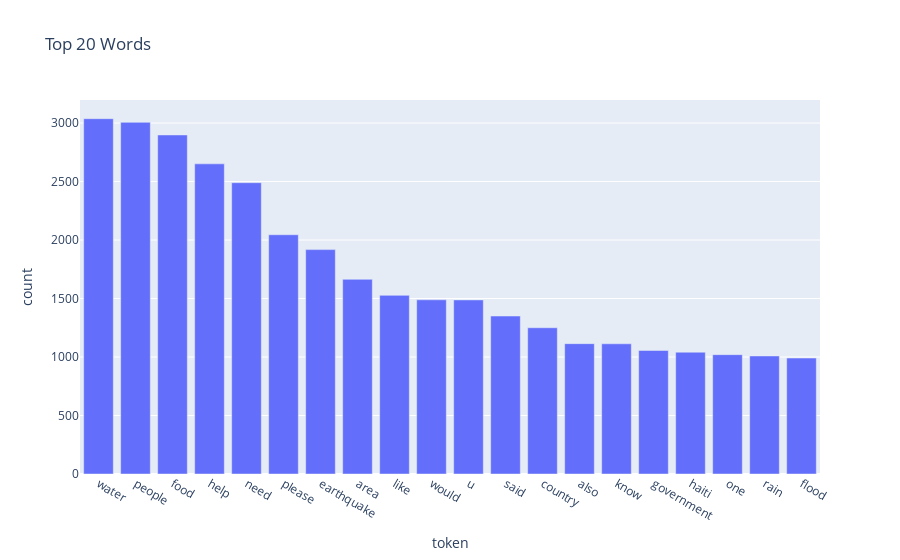

The notebook cell this image was saved under:
### Code cell
fig  = px.bar(tokens.head(20), x="token", y="count", title="Top 20 Words")
fig.show()

### Figure 1 — Plotly figure (JSON) as saved in the notebook; plotly's stock layout.template omitted (floating-point values rounded to 4 significant figures)
{"data": [{"alignmentgroup": "True", "hovertemplate": "token=%{x}<br>count=%{y}<extra></extra>", "legendgroup": "", "marker": {"color": "#636efa", "pattern": {"shape": ""}}, "name": "", "offsetgroup": "", "orientation": "v", "showlegend": false, "textposition": "auto", "type": "bar", "x": ["water", "people", "food", "help", "need", "please", "earthquake", "area", "like", "would", "u", "said", "country", "also", "know", "government", "haiti", "one", "rain", "flood"], "xaxis": "x", "y": [3037, 3006, 2898, 2651, 2490, 2045, 1918, 1664, 1527, 1489, 1488, 1350, 1250, 1114, 1113, 1056, 1041, 1020, 1009, 991], "yaxis": "y"}], "layout": {"barmode": "relative", "legend": {"tracegroupgap": 0}, "title": {"text": "Top 20 Words"}, "xaxis": {"anchor": "y", "domain": [0, 1], "title": {"text": "token"}}, "yaxis": {"anchor": "x", "domain": [0, 1], "title": {"text": "count"}}}}
